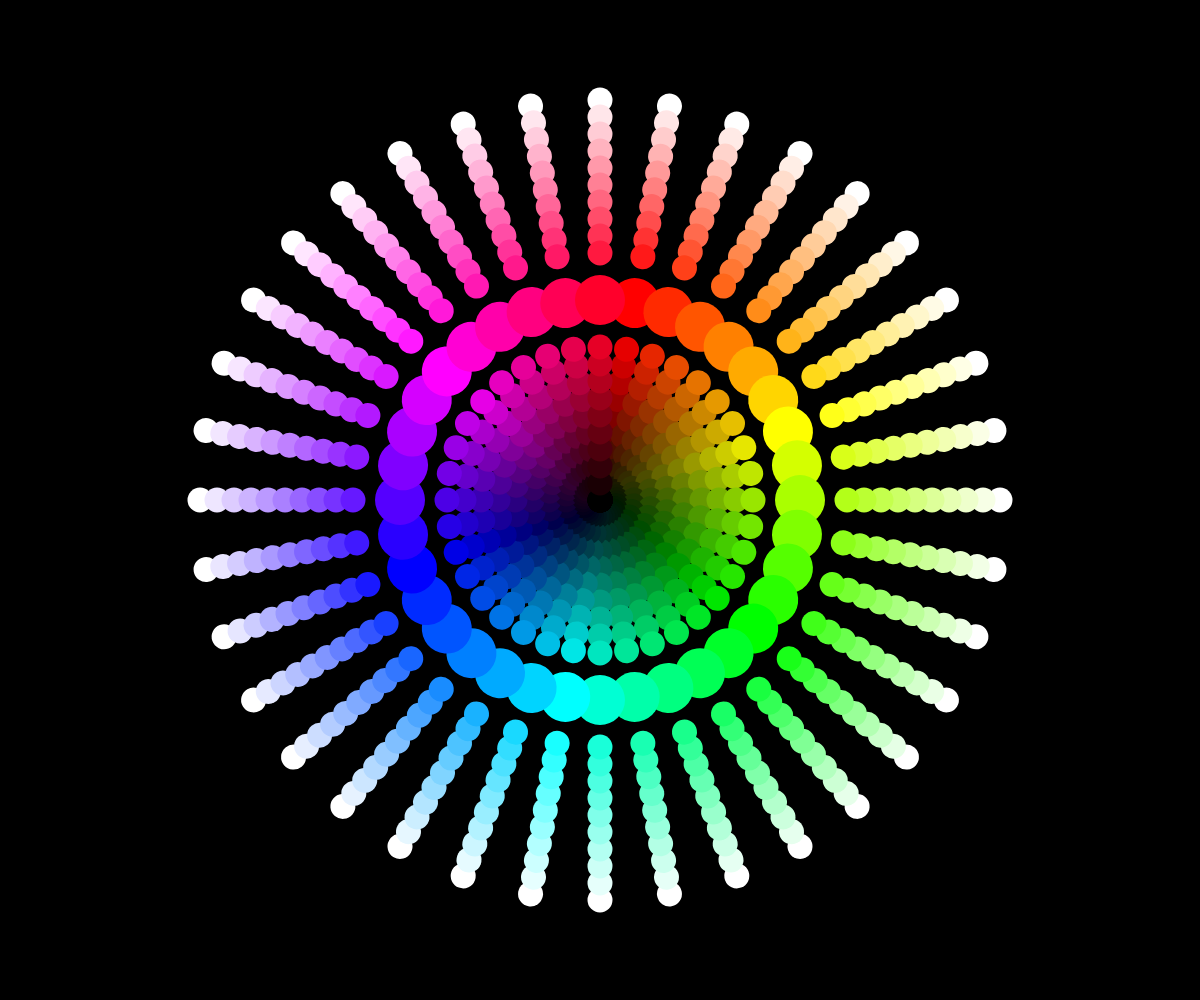
Frame 1 (no input)
Frame 2 (the mouse pressed at the canvas centre, redrawn once): identical to frame 1, image omitted

The p5.js sketch that drew this single still picture (run headless with seeded random() and noise() and a simulated clock; the mouse was pressed at the canvas centre and the sketch redrawn once):

// p5.js sketch
// ── sketch.js
/*
  Color Wheel
  This is an example how HSB Colors work
  
  */

function setup() {
  createCanvas(windowWidth, windowHeight); // Create a canvas with the size of the window
  colorMode(HSB, 360, 100, 100); // Set color mode to HSB and 360 deg for the hue and 100% for sat and brightness
  background(0, 0, 0); // Set background color to black
  noStroke(); // Disable stroke for shapes

  // Move the origin to the center of the canvas
  push();
  translate(width / 2, height / 2);

  // Iterate through hues from 0 to 360 with a step of 10
  for (let hue = 0; hue < 360; hue += 10) {
    rotate(radians(10)); // Rotate by 10 degrees

    // Draw the central circle with the current hue
    fill(hue, 100, 100);
    circle(0, -200, 50);

    // Draw circles with varying brightness towards the center
    let steps = 10;
    for (let i = 0; i < steps; i++) {
      let brightness = map(i, 0, steps, 0, 100);
      let y = map(i, 0, steps, 0, -170);
      fill(hue, 100, brightness);
      circle(0, y, 25);
    }

    // Draw circles with varying saturation towards the outer edge
    for (let i = 0; i < steps; i++) {
      let saturation = map(i, 0, 10, 0, 100);
      let y = map(i, 0, steps, -400, -230);
      fill(hue, saturation, 100);
      circle(0, y, 25);
    }
  }

  pop(); // Restore the previous drawing style settings and transformations
  noLoop(); // Stop the draw loop from continuously executing
}

function draw() {
  // Empty draw function as no continuous animation or updates are needed
}
